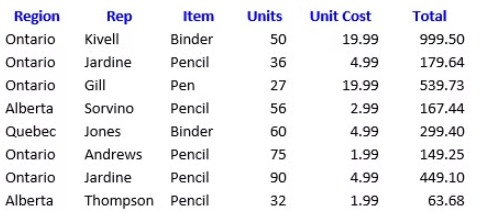
#> input picture sample2.jpg, 484 x 212 px
$ python Logvision1.py
#> lines starting #> are read from the running program, lines starting #| are printed output that depends on the picture
import pytesseract
from PIL import Image, ImageFilter
import pandas as pd
import re
import os


# using of tesseract need's this to be interpreted
pytesseract.pytesseract.tesseract_cmd = r'C:\Program Files\Tesseract-OCR\tesseract.exe'


image_path = 'sample2.jpg'


img = Image.open(image_path).convert('L')
# gray scale conversion for better text extraction


img = img.filter(ImageFilter.SHARPEN)
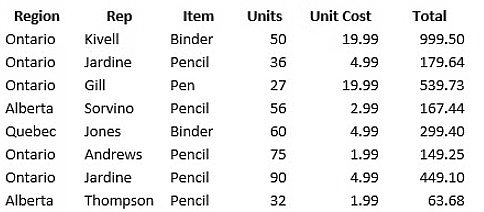
#> img: PIL image 484x212 L; min 0, max 255, mean 236.4


custom_config = r'--oem 3 --psm 6'
# custom configuration for the OCR Model espically for the 'log Files' need to be converted into excel sheets
# "--oem 3 " --> means that auto selection of ocr models
# "--psm 6 " --> page segmentation mode


#> (the run stopped early here; a loop or call above may not have finished)
